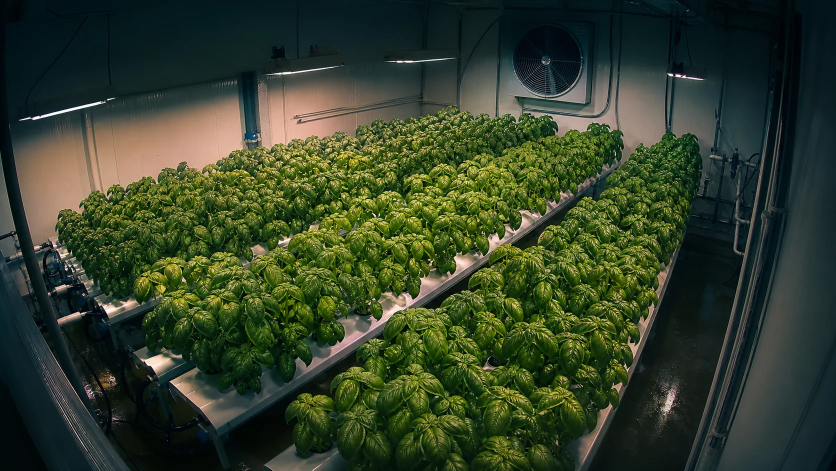
#> input picture frontend/src/assets/basil-camera-feed.webp, 1672 x 941 px (shown at 1/2 size); its folder holds only this picture in this run
$ python -i drift.py   (imports and definitions only)
#> lines starting #> are read from the running program, lines starting #| are printed output that depends on the picture
#> further down, picture is the input picture: shape (941, 1672, 3); mean B, G, R 41.8, 64.6, 51.9
"""Measure how far a camera moved between two frames, and whether the scene changed.

Camera position (is the camera where it was?):
1. Find distinctive corners (ORB keypoints) in each frame, only inside the camera's fixed
   parts (frame rails, walls, light bar; listed in config/fixed_parts.json). Growing or
   swaying leaves can then never look like a camera move. Contrast equalisation (CLAHE) first,
   so the same corner looks alike in both frames.
2. Match corners between the frames by their descriptors.
3. Fit the shift + rotation that explains the most matches. RANSAC ignores matches that
   disagree. The matches it keeps are the "inliers".

Scene (is the layout what it was?): the fixed parts can't see plants being moved, so a second
measure compares where the plants are (see scene.py): the share of the frame that switched
between plant and not plant ("plant_change").

stable = enough inliers, shift <= 5 px, and plant_change <= 0.045.
"""

import json
from collections.abc import Sequence
from dataclasses import dataclass
from pathlib import Path

import cv2
import numpy as np

from leafy_cv.frames import TIMESTAMP_STRIP_PX, WATERMARK_PX

MAX_FEATURES = 2000
MAX_MATCHES = 400
RANSAC_THRESHOLD_PX = 2.5
FAST_THRESHOLD = 7  # lower than ORB's default 20: the fixed parts are small, so take fainter corners too
# Measured on the archived frames: normal consecutive frames move under 1 px; camera 1's first frame of
# the day moves ~8 px; a real bump (camera 3, 18 Sep) moved 22 px with 333 inliers on fixed parts.
MIN_INLIERS = 15
MAX_STABLE_SHIFT_PX = 5.0
MIN_INLIERS_TO_CALL_A_MOVE = 50
# From all 684 archived frames, plant change with a one-tile tolerance (scene.plant_change):
# the 7 real layout events 0.060-0.479; normal hours at most 0.034; overnight at most 0.028.
# The limit sits midway between normal and the weakest event (camera 1, 30 Sep 11:00, where
# plants were swapped for other plants in similar places). The margin is real but not wide.
MAX_PLANT_CHANGE = 0.045

Rect = tuple[int, int, int, int]
DEFAULT_FIXED_PARTS = Path(__file__).resolve().parents[2] / "config" / "fixed_parts.json"


@dataclass(frozen=True)
class Features:
	keypoints: tuple
	descriptors: np.ndarray | None


@dataclass(frozen=True)
class Alignment:
	inliers: int
	shift_px: float | None = None
	rotation_deg: float | None = None
	plant_change: float | None = None  # share of the frame that switched plant <-> not plant

	@property
	def aligned(self) -> bool:
		"""Enough agreeing matches to trust the measured shift."""
		return self.inliers >= MIN_INLIERS and self.shift_px is not None

	@property
	def stable(self) -> bool:
		"""Aligned, the camera hasn't moved meaningfully, and the plants are where they were."""
		same_scene = self.plant_change is None or self.plant_change <= MAX_PLANT_CHANGE
		return self.aligned and self.shift_px <= MAX_STABLE_SHIFT_PX and same_scene

	@property
	def clear_move(self) -> bool:
		"""The fixed parts agree the camera itself moved."""
		return (
			self.inliers >= MIN_INLIERS_TO_CALL_A_MOVE
			and self.shift_px is not None
			and self.shift_px > MAX_STABLE_SHIFT_PX
		)


def load_fixed_parts(path: Path = DEFAULT_FIXED_PARTS) -> dict[str, list[Rect]]:
	data = json.loads(Path(path).read_text(encoding="utf-8"))
	return {camera: [tuple(r) for r in rects] for camera, rects in data.items() if not camera.startswith("_")}


def feature_mask(shape: tuple[int, int], regions: Sequence[Rect] | None = None) -> np.ndarray:
	"""Where to look for corners: the fixed parts if given, else the whole frame.

	Either way, skip the timestamp strip along the top and the watermark bottom-right.
	"""
	height, width = shape
	if regions:
		mask = np.zeros(shape, np.uint8)
		for x0, y0, x1, y1 in regions:
			mask[max(0, y0) : min(height, y1), max(0, x0) : min(width, x1)] = 255
	else:
		mask = np.full(shape, 255, np.uint8)
	mask[:TIMESTAMP_STRIP_PX, :] = 0
	mask[-WATERMARK_PX[1] :, -WATERMARK_PX[0] :] = 0
	return mask


def extract_features(image_bgr: np.ndarray, regions: Sequence[Rect] | None = None) -> Features:
	gray = cv2.cvtColor(image_bgr, cv2.COLOR_BGR2GRAY)
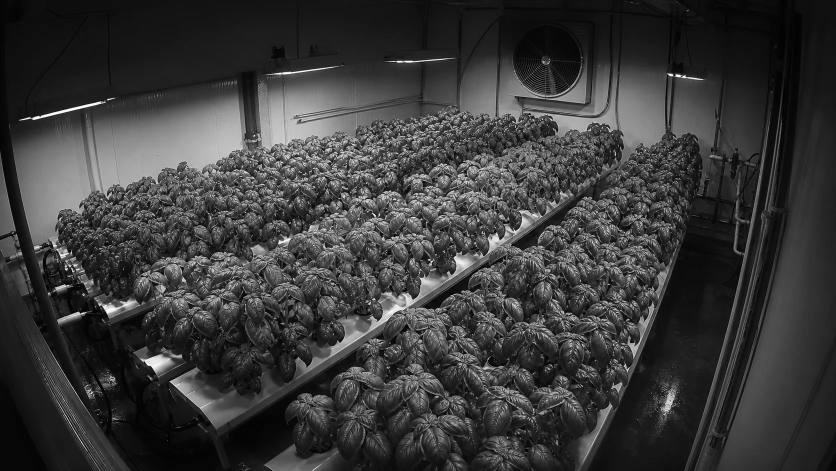
#> gray: shape (941, 1672) (shown at 1/2 size); min 0, max 255, mean 58.2
	gray = cv2.createCLAHE(clipLimit=2.0, tileGridSize=(8, 8)).apply(gray)
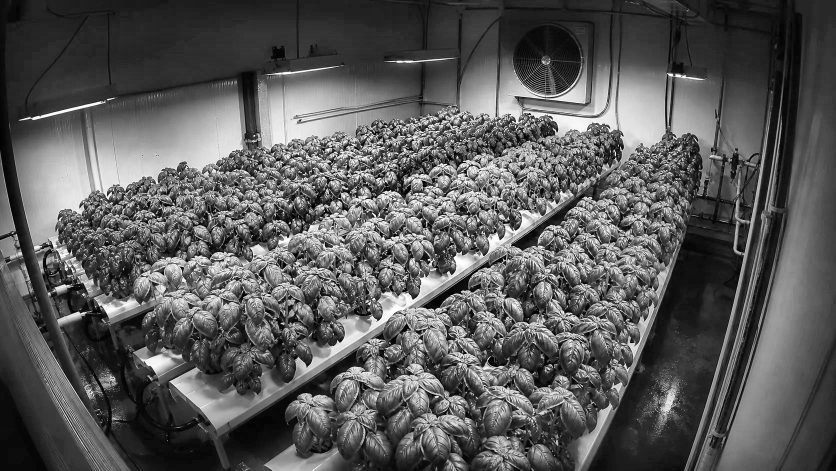
#> gray: shape (941, 1672) (shown at 1/2 size); min 0, max 255, mean 89.8
	orb = cv2.ORB_create(MAX_FEATURES, fastThreshold=FAST_THRESHOLD)
	keypoints, descriptors = orb.detectAndCompute(gray, feature_mask(gray.shape, regions))
#> keypoints = 2000 keypoints; strongest (x, y, size): (1058, 231, 31), (783, 475, 31), (1059, 227, 31), (986, 354, 31)
	return Features(tuple(keypoints), descriptors)


def align(before: Features, after: Features) -> Alignment:
	"""Estimate how `after` is shifted and rotated relative to `before`."""
	if before.descriptors is None or after.descriptors is None:
		return Alignment(inliers=0)
	matcher = cv2.BFMatcher(cv2.NORM_HAMMING, crossCheck=True)
	matches = sorted(matcher.match(before.descriptors, after.descriptors), key=lambda m: m.distance)[:MAX_MATCHES]
	if len(matches) < 3:
		return Alignment(inliers=0)
	points_before = np.float32([before.keypoints[m.queryIdx].pt for m in matches])
	points_after = np.float32([after.keypoints[m.trainIdx].pt for m in matches])
	transform, inlier_mask = cv2.estimateAffinePartial2D(
		points_before, points_after, method=cv2.RANSAC, ransacReprojThreshold=RANSAC_THRESHOLD_PX
	)
	if transform is None:
		return Alignment(inliers=0)
	return Alignment(
		inliers=int(inlier_mask.sum()),
		shift_px=float(np.hypot(transform[0, 2], transform[1, 2])),
		rotation_deg=float(np.degrees(np.arctan2(transform[1, 0], transform[0, 0]))),
	)

>>> import cv2
>>> picture = cv2.imread('../../../frontend/src/assets/basil-camera-feed.webp')
>>> result = extract_features(picture)
